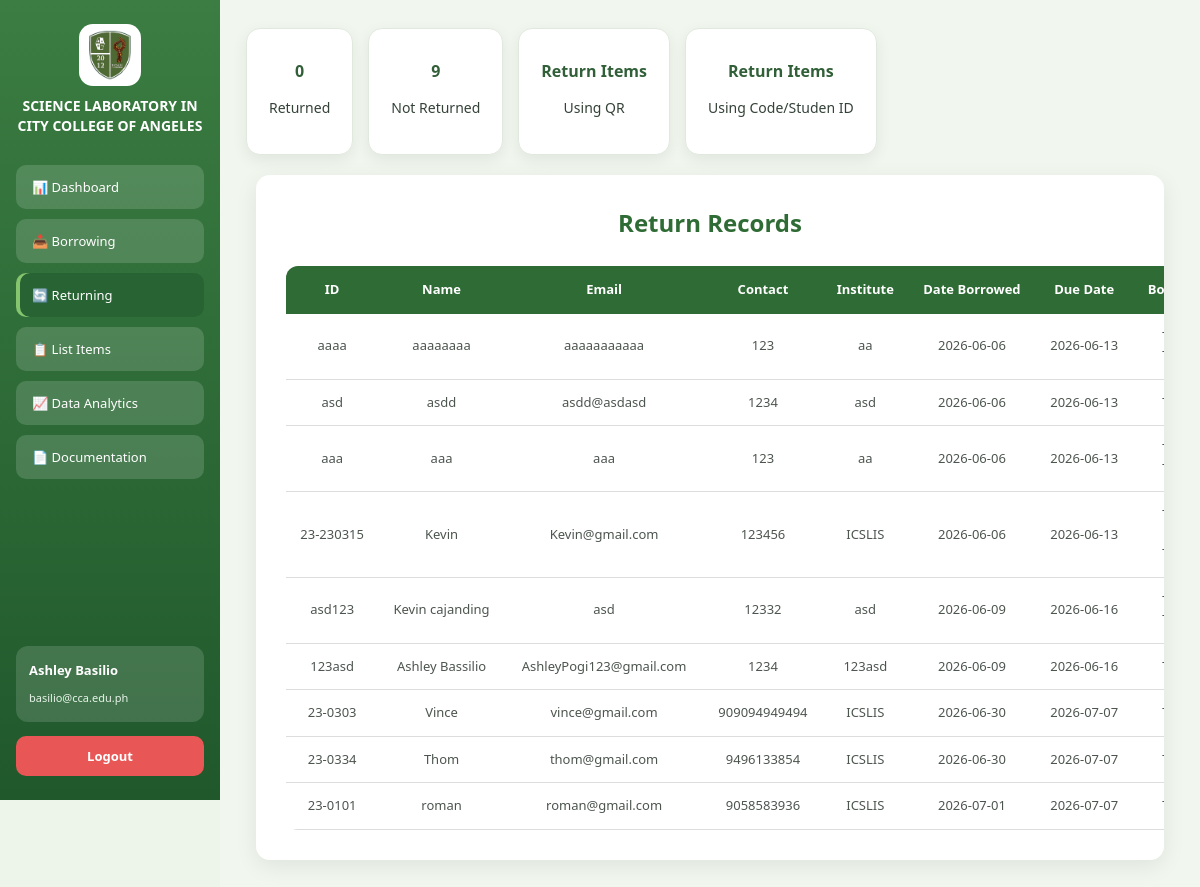
Page /returning on the earlier database version.
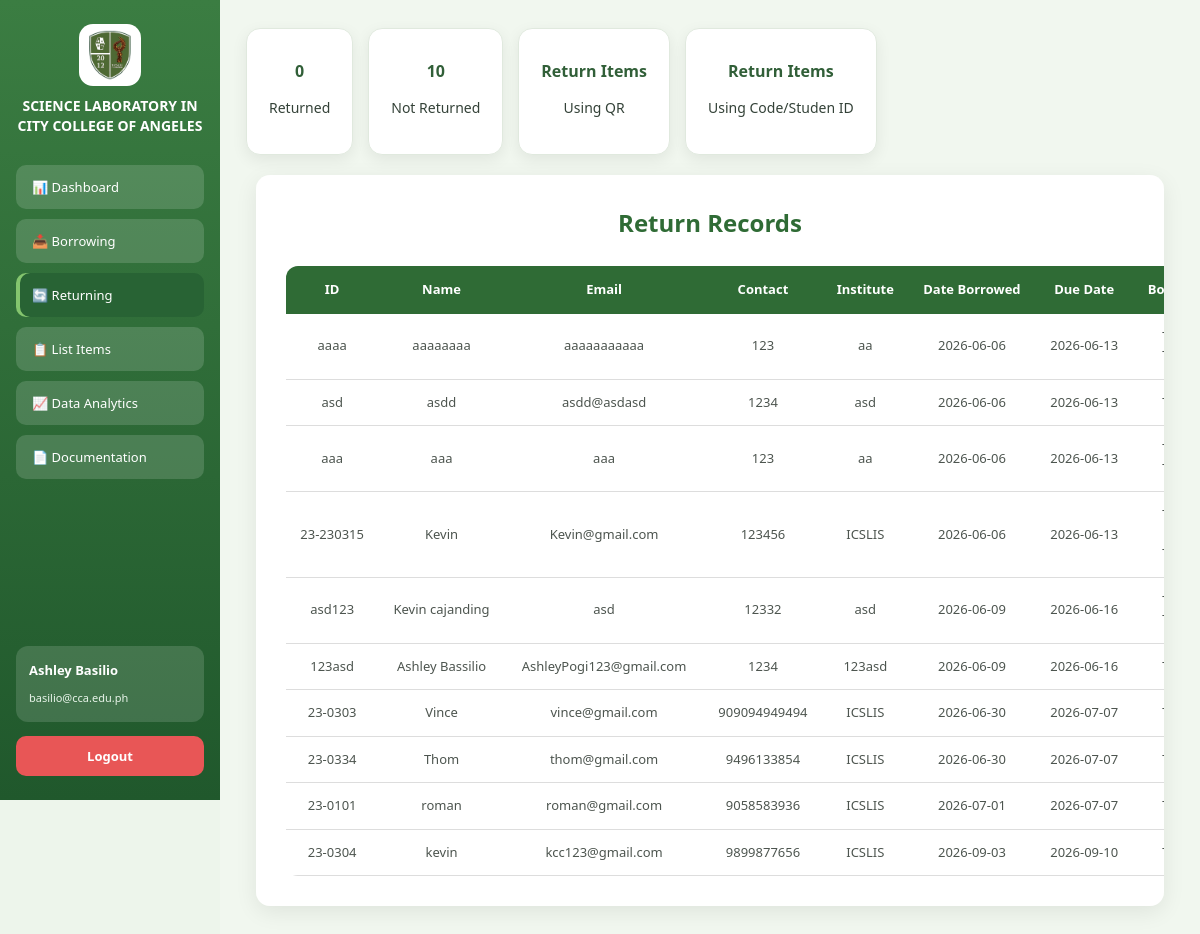
Same page on the later database version.
### tables this page shows
CREATE TABLE "Log" (
	"LogID"	INTEGER NOT NULL,
	"SchoolID"	TEXT NOT NULL,
	"ItemID"	INTEGER NOT NULL,
	"DateBorrowed"	TEXT NOT NULL,
	"ExpectedReturnDate"	TEXT NOT NULL,
	"DateReturned"	TEXT,
	"ApprovedBy"	TEXT,
	PRIMARY KEY("LogID"),
	FOREIGN KEY("ItemID") REFERENCES "Items"("ItemID"),
	FOREIGN KEY("SchoolID") REFERENCES "Borrower"("SchoolID")
);

CREATE TABLE "Borrower" (
	"SchoolID"	TEXT,
	"BorrowerName"	TEXT NOT NULL,
	"Email"	TEXT NOT NULL,
	"Department"	TEXT NOT NULL,
	"Contact"	INTEGER NOT NULL,
	"Remarks"	TEXT,
	PRIMARY KEY("SchoolID")
);

### app.py (the view)
@app.route('/returning')
def returning():
    is_superAdmin = session.get('role') == 'superAdmin'
    conn = sqlite3.connect(DB_PATH)
    conn.row_factory = sqlite3.Row
    cur = conn.cursor()
    query = """
        SELECT
            Borrower.SchoolID,
            Borrower.BorrowerName,
            Borrower.Email,
            Borrower.Contact,
            Borrower.Department,
            Log.DateBorrowed,
            Log.ExpectedReturnDate,
            Log.DateReturned,
            Log.ApprovedBy,
            Items.Code,
            Items.Category,
            Items.Type,
            Items.Status
        FROM Log
        INNER JOIN Borrower
            ON Log.SchoolID = Borrower.SchoolID
        INNER JOIN Items
            ON Log.ItemID = Items.ItemID
    """
    cur.execute(query)
    rows = cur.fetchall()
    conn.close()
    grouped = {}
    for row in rows:
        sid = row["SchoolID"]
        if sid not in grouped:
            grouped[sid] = {
                "SchoolID": sid,
                "BorrowerName": row["BorrowerName"],
                "Email": row["Email"],
                "Contact": row["Contact"],
                "Department": row["Department"],
                "DateBorrowed": row["DateBorrowed"],
                "ExpectedReturnDate": row["ExpectedReturnDate"],
                "DateReturned": row["DateReturned"],
                "Items": [],
                "ApprovedBy": row["ApprovedBy"]
            }
        grouped[sid]["Items"].append(
            row["Type"]
        )
    return render_template(
        "returning.html",
        data=list(grouped.values()),
        is_superAdmin=is_superAdmin
    )

### templates/returning.html (shortened to what this page needs)
<!DOCTYPE html>
<html>
<head>
    <link rel="stylesheet" href="{{ url_for('static', filename='dashboard.css') }}">
</head>
<body>
<div class="container">
<div class="sidebar">
    <div class="logo-header">
         <img src="{{ url_for('static', filename='images/logo.png') }}" class="logo">
        <h2 class="title">SCIENCE LABORATORY IN CITY COLLEGE OF ANGELES</h2>
    </div>
    <button class="menu-btn" onclick="location.href='dashboard'">📊 Dashboard</button>
    <button class="menu-btn" onclick="location.href='borrow'">📥 Borrowing</button>
    <button class="menu-btn active" onclick="location.href='returning'">🔄 Returning</button>
    <button class="menu-btn" onclick="location.href='broken'">📋 List Items</button>
    <button class="menu-btn" onclick="location.href='analytics'">📈 Data Analytics</button>
    <button class="menu-btn" onclick="location.href='documentation'">📄 Documentation</button>
    <div class="user-box">
        <p class="name">Ashley Basilio</p>
        <small>basilio@cca.edu.ph</small>
    </div>
    <button class="logout-btn" onclick="logout()">Logout</button>
</div>
<div class="main" style="flex-direction: column; align-items: stretch;">
    <div style="display:flex; gap:15px; margin-bottom:20px;">
    <div class="card">
        <h3 id="returnedCount">
            {{ data | selectattr('Status', 'equalto', 'Returned') | list | length }}
        </h3>
        <p>Returned</p>
    </div>
    <div class="card">
        <h3 id="notReturnedCount">
            {{ data | rejectattr('Status', 'equalto', 'Returned') | list | length }}
        </h3>
        <p>Not Returned</p>
    </div>
    <div class="card" onclick="openForm('returnForm')">
        <h3>
            Return Items
        </h3>
        <p>Using QR</p>
    </div>
    <div class="card" onclick="openForm('manualReturnForm')">
        <h3>
            Return Items
        </h3>
        <p>Using Code/Studen ID</p>
    </div>
</div>
{% if session['role'] == 'superAdmin' %}
    <div class="welcome-box">
        <h2>Return Records</h2>
        <table style="width:100%; border-collapse: collapse;">
    <thead>
        <tr style="background:#f0f0f0;">
            <th>ID</th>
            <th>Name</th>
            <th>Email</th>
            <th>Contact</th>
            <th>Institute</th>
            <th>Date Borrowed</th>
            <th>Due Date</th>
            <th>Borrowed Item</th>
            <th>Date Returned</th>
            <th>Approved By</th>
            <th id="tablereturn"style="">Action</th>
        </tr>
    </thead>
    <tbody id="returnTable">
        {% for row in data %}
        <tr>
            <td>{{ row['SchoolID'] }}</td>
            <td>{{ row['BorrowerName'] }}</td>
            <td>{{ row['Email'] }}</td>
            <td>{{ row['Contact'] }}</td>
            <td>{{ row['Department'] }}</td>
            <td>{{ row['DateBorrowed'] }}</td>
            <td>{{ row['ExpectedReturnDate'] }}</td>
            <td>
                {% for item in row['Items'] %}
                    <div>{{ item }}</div>
                {% endfor %}
            </td>
            <td>{{ row['DateReturned'] }}</td>
            <td>{{ row['ApprovedBy'] }}</td>
            <td id="returntd">
                <button
                    class="modify-btn"
                    onclick="modifyRecord(`{{ row['SchoolID'] }}`)">
                    Modify
                </button>
            </td>
        </tr>
        {% endfor %}
    </tbody>
</table>
    </div>
    {% else %}
    <div class="welcome-box">
        <h2>Return Records</h2>
        <table style="width:100%; border-collapse: collapse;">
    <thead>
        <tr style="background:#f0f0f0;">
            <th>ID</th>
            <th>Name</th>
            <th>Email</th>
            <th>Contact</th>
            <th>Institute</th>
            <th>Date Borrowed</th>
            <th>Due Date</th>
            <th>Borrowed Item</th>
        </tr>
    </thead>
    <tbody id="returnTable">
        {% for row in data %}
        <tr>
            <td>{{ row['SchoolID'] }}</td>
            <td>{{ row['BorrowerName'] }}</td>
            <td>{{ row['Email'] }}</td>
            <td>{{ row['Contact'] }}</td>
            <td>{{ row['Department'] }}</td>
            <td>{{ row['DateBorrowed'] }}</td>
            <td>{{ row['ExpectedReturnDate'] }}</td>
            <td>
                {% for item in row['Items'] %}
                    <div>{{ item }}</div>
                {% endfor %}
            </td>
        </tr>
        {% endfor %}
    </tbody>
</table>
    </div>
    {% endif %}
</div>
</body>
</html>

### static/dashboard.css (style rules this page uses)
* { box-sizing: border-box; }
html { scroll-behavior: smooth; }
body { margin: 0; padding: 0; font-family: "Segoe UI", Arial, sans-serif; background: #edf5eb; color: #344238; font-size: 14px; line-height: 1.5; }
button, input, select, textarea { font-family: inherit; }
button { cursor: pointer; }
.container { display: flex; width: 100%; min-height: 100vh; }
.sidebar { width: 220px; min-width: 220px; height: 100vh; position: fixed; top: 0; left: 0; padding: 24px 16px; background: linear-gradient( 180deg, #3b7d42 0%, #20582c 100% ); color: white; display: flex; flex-direction: column; z-index: 1000; }
.logo-header { display: flex; flex-direction: column; align-items: center; text-align: center; margin-bottom: 30px; }
.logo { width: 62px; height: 62px; object-fit: contain; background: white; padding: 6px; border-radius: 14px; margin-bottom: 10px; }
.title { margin: 0; color: white; font-size: 14px; line-height: 1.4; font-weight: 700; }
.menu-btn { width: 100%; min-height: 44px; margin-bottom: 10px; padding: 0 16px; border: none; border-radius: 10px; background: rgba(255, 255, 255, 0.15); color: white; text-align: left; font-size: 13px; font-weight: 500; cursor: pointer; transition: all 0.2s ease; }
.menu-btn.active { background: #286334; box-shadow: inset 4px 0 #84c56e; }
.user-box { margin-top: auto; margin-bottom: 14px; padding: 15px 13px; border-radius: 12px; background: rgba(255, 255, 255, 0.14); }
.user-box .name { margin: 0 0 6px; color: white; font-size: 13px; font-weight: 700; }
.user-box small { color: #e8f4e9; font-size: 11px; }
.logout-btn { width: 100%; min-height: 40px; border: none; border-radius: 10px; background: #e85656; color: white; font-size: 13px; font-weight: 600; cursor: pointer; transition: 0.2s ease; }
.main { margin-left: 220px; width: calc(100% - 220px); min-height: 100vh; padding: 30px 32px 40px; background: #f1f7ef; }
.card { background: white; padding: 22px; border-radius: 14px; text-align: center; cursor: pointer; border: 1px solid #e0e9de; box-shadow: 0 5px 16px rgba(0, 0, 0, 0.07); transition: 0.25s ease; }
.card h3, .card h4 { color: #315f38; margin: 8px 0; font-size: 16px; }
table { width: 100%; border-collapse: collapse; background: white; border-radius: 12px; overflow: hidden; }
th { background: #2f5d34; color: white; padding: 13px 12px; font-size: 13px; font-weight: 600; }
td { padding: 12px; text-align: center; color: #4d554f; font-size: 13px; border-bottom: 1px solid #e1e5e0; }
.welcome-box { width: calc(100% - 20px); max-width: 1250px; margin: 10px auto; background: white; padding: 30px; border-radius: 14px; box-shadow: 0 6px 22px rgba(0, 0, 0, 0.08); overflow: hidden; }
.welcome-box h2 { text-align: center; color: #2f6b35; margin: 0 0 25px; font-size: 24px; }
.welcome-box table { width: 100% !important; border-collapse: collapse; table-layout: auto; }
.welcome-box table th { background: #2f6b35 !important; color: white; padding: 14px 12px; font-size: 13px; text-align: center; white-space: nowrap; }
.welcome-box table td { padding: 13px 12px; text-align: center; font-size: 13px; vertical-align: middle; border-bottom: 1px solid #ddd; }
.welcome-box table td:not(:nth-child(8)) { white-space: nowrap; }
.welcome-box table td:nth-child(8) { white-space: normal; max-width: 200px; }
@media (max-width: 1200px) { .main { padding: 28px 26px 35px; } }
@media (max-width: 1200px) { .welcome-box { overflow-x: auto; } }
@media (max-width: 1200px) { .welcome-box table { min-width: 1100px; } }

Differences in the rows shown:
added Log: SchoolID "23-0304", BorrowerName "kevin", Email "kcc123@gmail.com", Contact "9899877656", Department "ICSLIS", DateBorrowed "2026-09-03", ExpectedReturnDate "2026-09-10"
Other differences:
{{ data | rejectattr('Status', 'equalto', 'Returned') | list | length }}: "9" → "10"
